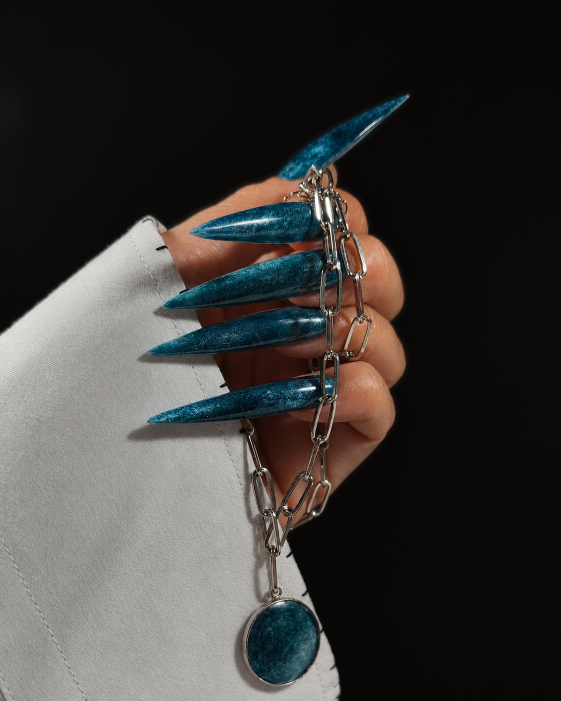
#> input picture curse-of-the-deep/photos/ice-queen-clean.jpg, 1122 x 1402 px (shown at 1/2 size)
$ python make_cover.py ../curse-of-the-deep/photos/ice-queen-clean.jpg ../curse-of-the-deep/photos/ice-queen-clean.jpg 5 ../curse-of-the-deep/photos/ice-queen-clean.jpg
#> lines starting #> are read from the running program, lines starting #| are printed output that depends on the picture
import sys
from PIL import Image, ImageDraw, ImageFilter, ImageFont
src, out = sys.argv[1], sys.argv[2]
shift = int(sys.argv[3]) if len(sys.argv) > 3 else 0  # push the photo down, cropping its bottom
W, H = 1080, 1920
IVORY, GOLD = (242, 236, 226), (201, 163, 106)
FONT = "/home/user/nail-videos/master-prices/public/fonts/Cormorant.ttf"

photo = Image.open(src).convert("RGB")
#> photo is the input picture: PIL image 1122x1402 RGB; mean R, G, B 61.7, 59.3, 56.2
ph = round(photo.height * W / photo.width)
#> ph = 1350
photo = photo.resize((W, ph), Image.LANCZOS)
#> photo: PIL image 1080x1350 RGB
top = H - ph + shift
#> top = 575
# extend the background upward by stretching the photo's (near-black) top row
canvas = photo.crop((0, 0, W, 1)).resize((W, max(top, 1)))
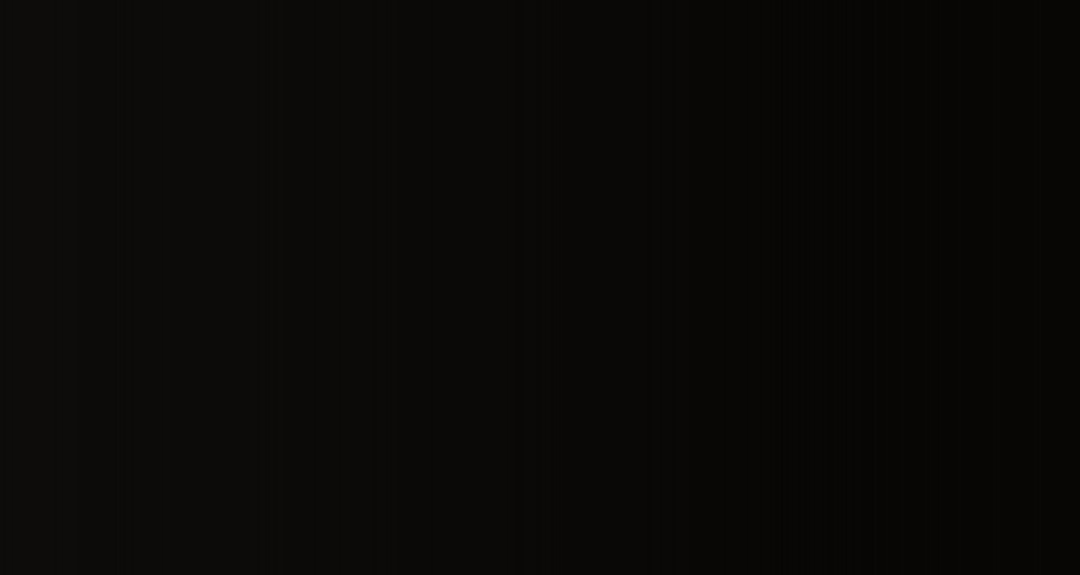
#> canvas: PIL image 1080x575 RGB; mean R, G, B 9.57, 8.57, 6.57
canvas = canvas.resize((W, H)) if top <= 0 else canvas
full = Image.new("RGB", (W, H))
#> full: PIL image 1080x1920 RGB; every value is 0
full.paste(canvas, (0, 0))
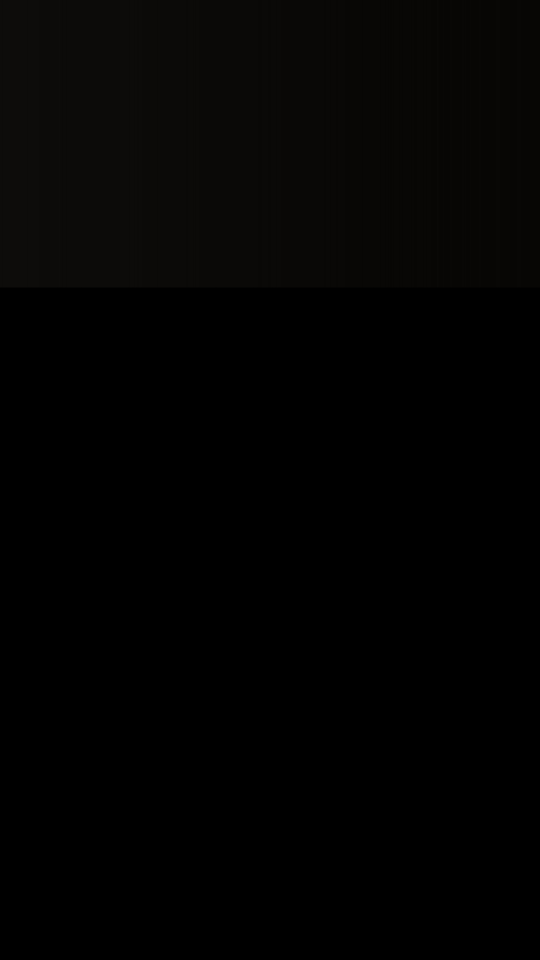
#> full: PIL image 1080x1920 RGB (shown at 1/2 size); mean R, G, B 2.87, 2.57, 1.97
full.paste(photo, (0, top))
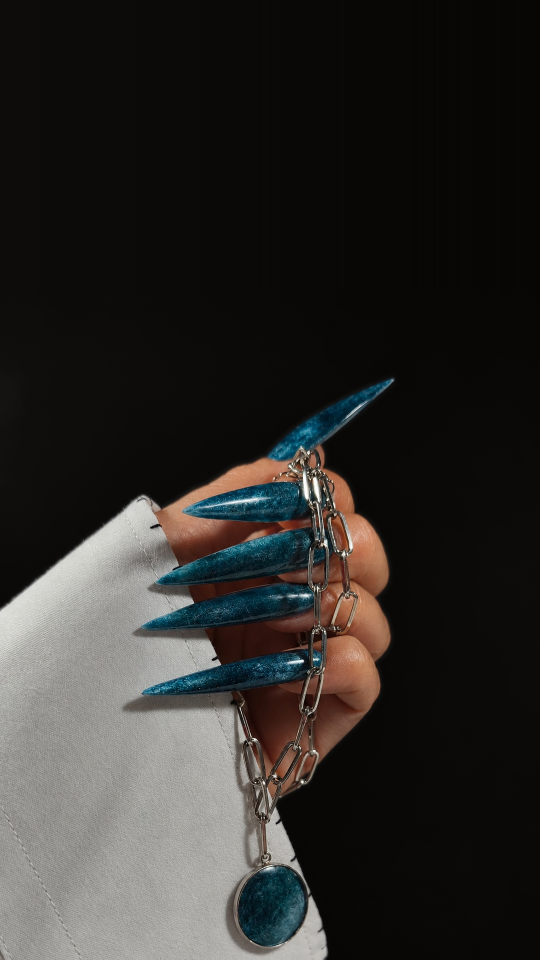
#> full: PIL image 1080x1920 RGB (shown at 1/2 size); mean R, G, B 45.9, 44, 41.2
if top > 0:
    # soften the stretched strip and its seam so no vertical streaks show
    band = full.crop((0, 0, W, top + 60)).filter(ImageFilter.GaussianBlur(24))
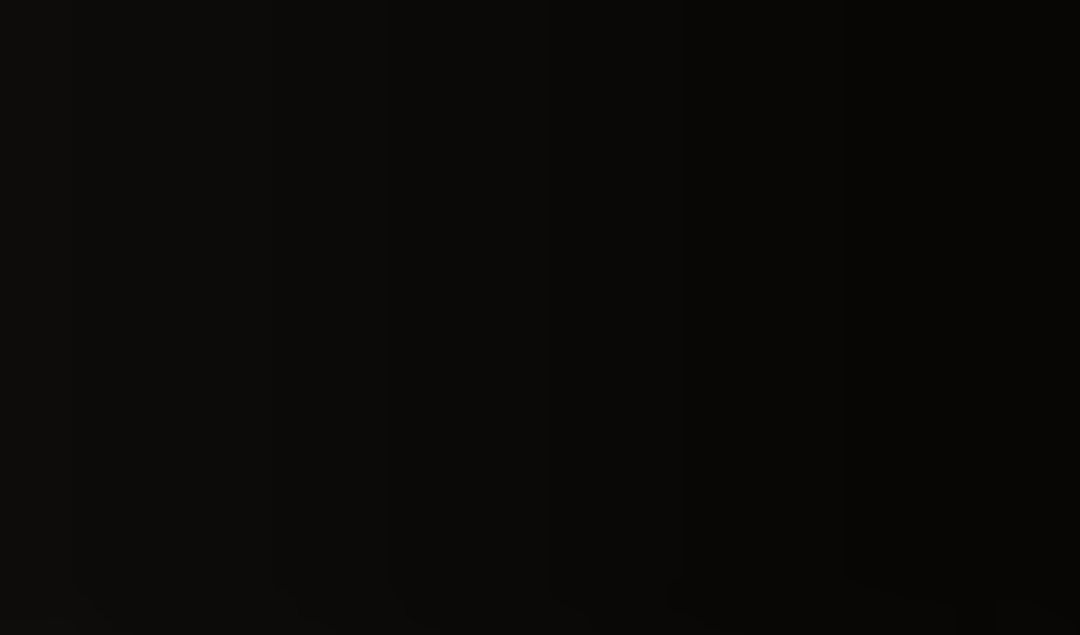
#> band: PIL image 1080x635 RGB; mean R, G, B 9.62, 8.62, 6.62
    mask = Image.linear_gradient("L").rotate(180).resize((W, top + 60))
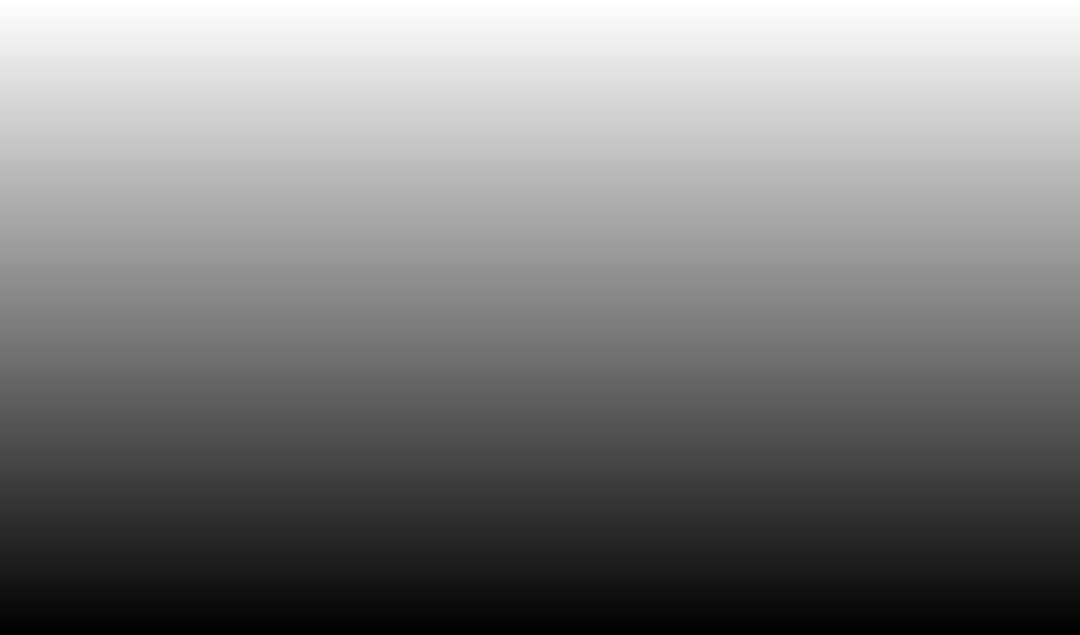
#> mask: PIL image 1080x635 L; min 0, max 255, mean 127.5
    full.paste(band, (0, 0), mask)
canvas = full
d = ImageDraw.Draw(canvas)

def font(size, wght):
    f = ImageFont.truetype(FONT, size)
#> (the run stopped early here; a loop or call above may not have finished)
